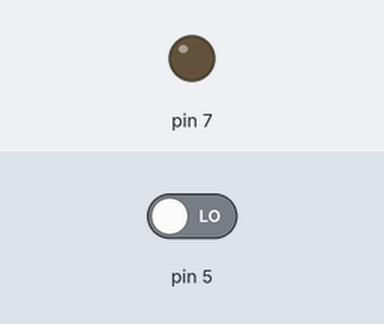
The sketch below on a simulated Arduino Uno, built with avr-gcc and run on an emulated ATmega328P. Parts: output pins drawn as LEDs (lit = HIGH). Inputs (shaded band) come from the test bench; at power-on: pin 5 LOW.

Above: at 1.2 s.
1.3 s: pin 5 driven HIGH
At 1.9 s:
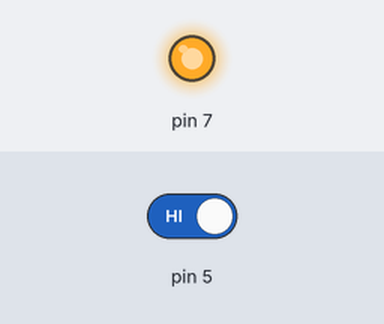
2.8 s: pin 5 driven LOW
At 4.2 s:
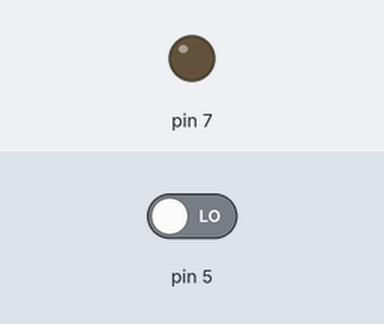
Timing chart, 0 to 5.8 s (numbered marks = the images above; inputs shaded):
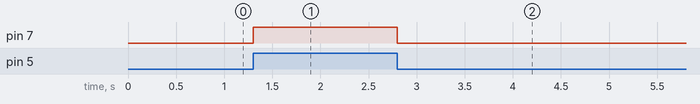

The sketch:

Button_Light.ino
```cpp
void setup() {
  pinMode(5,INPUT);
  pinMode(7,OUTPUT);
}

void loop() {
  int buttonState = digitalRead(5);
  if (buttonState == HIGH) {
    digitalWrite(7,HIGH);
  }
  else {
    digitalWrite(7,LOW);
    Serial.println(buttonState);
  }
}
```

Measured:
- after the input at 1.3 s, pin 7: LOW → HIGH at once
- after the input at 2.8 s, pin 7: HIGH → LOW at once
